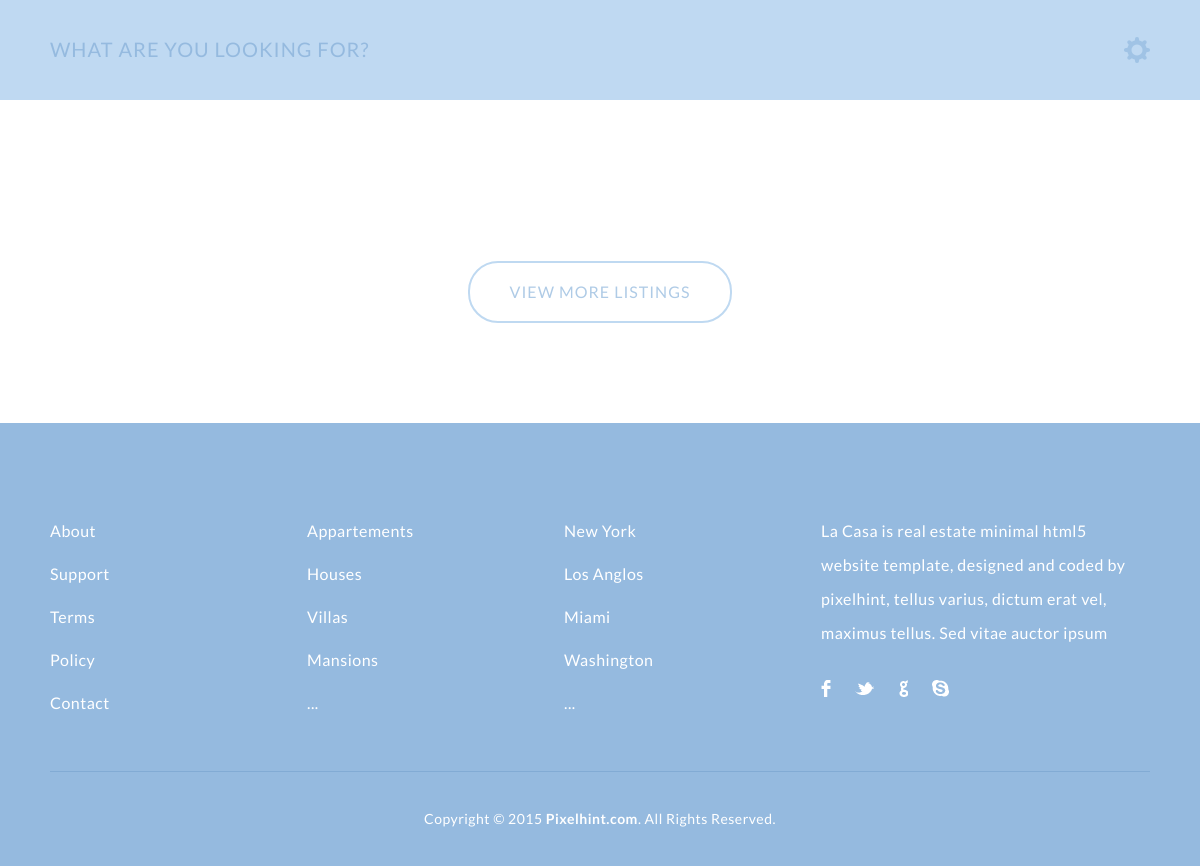
/ (lower part), run on an earlier commit of the app's database.
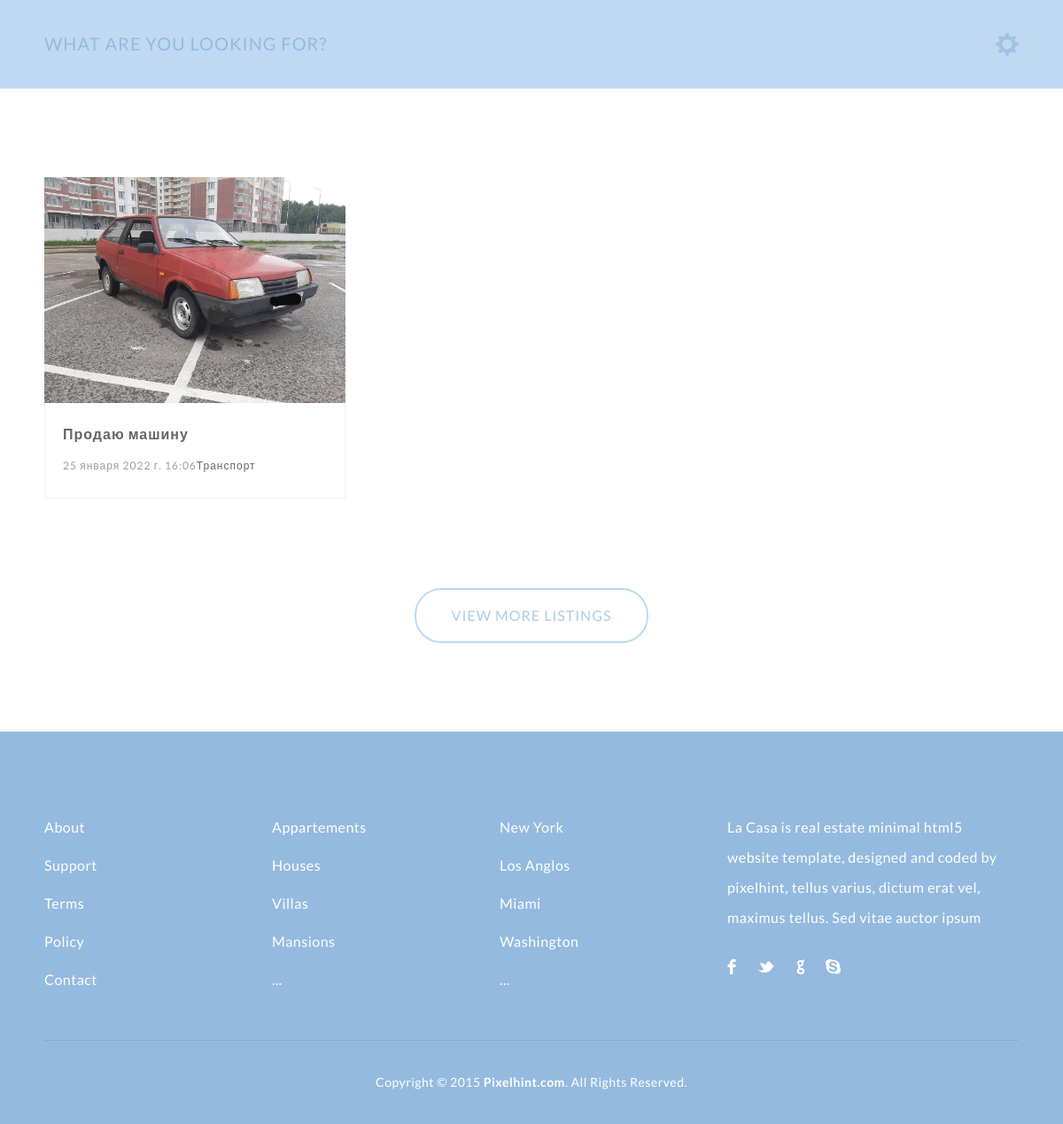
And on a later commit of the database.
### Bulletin/models.py (models this page shows, shortened)
class Post(models.Model):
    author = models.ForeignKey(User, on_delete=CASCADE)
    title = models.TextField(max_length=100, blank=False)
    description = models.TextField('Описание', max_length=1000, blank=False)
    image = models.ImageField(upload_to='posts/')
    date_pub = models.DateTimeField(default=timezone.now)
    date_edit = models.DateTimeField(default=timezone.now)
    category = models.ForeignKey(Category, verbose_name='Категория', blank=False, on_delete=models.SET_NULL, null=True)
    likes = models.ManyToManyField(User, blank=True, related_name='users_likes_it')
    contact = models.CharField(max_length=15)
    class Meta:
        verbose_name = 'Объявление'
        verbose_name_plural = 'Объявления'

class Category(models.Model):
    name = models.CharField('Категория', max_length=100)
    description = models.TextField('Описание')
    url = models.SlugField(max_length=100, unique=True)
    def __str__(self):
        return f'{self.name}'
    class Meta:
        verbose_name = 'Категория'
        verbose_name_plural = 'Категории'

### Bulletin/views.py (the view)
# urls.py: path('', views.IndexViews.as_view(), name='index'),
class IndexViews(View):
    def get(self, request):
        posts = Post.objects.all()
        return render(request,'BulletinBoard/index.html', {'post_list':posts})

### templates/BulletinBoard/index.html (shortened to what this page needs)
{% load static %}
<!DOCTYPE html>
<html lang="en">
<head>
	<link rel="stylesheet" type="text/css" href="{% static 'css/reset.css' %}" media="all">
	<link rel="stylesheet" type="text/css" href="{% static 'css/responsive.css' %}" media="all">
</head>
<body>
	<section class="search">
		<div class="wrapper">
			<form action="#" method="post">
				<input type="text" id="search" name="search" placeholder="What are you looking for?"  autocomplete="off"/>
			</form>
			<a href="#" class="advanced_search_icon" id="advanced_search_btn"></a>
		</div>
	</section>
	<section class="listings">
		<div class="wrapper">
			{% for posts in post_list %}
			<ul class="properties_list">
				<li>
					<a href="post/{{ posts.id }}">
						<img src="{{ posts.image.url }}" alt="" title="" class="property_img"/>
					</a>
					<div class="property_details">
						<h1>
							<a href="post/{{ posts.id }}">{{ posts.title }}</a>
						</h1>
						<h2>{{ posts.date_pub }}<span class="property_size">{{ posts.category }}</span></h2>
					</div>
				</li>
			</ul>
			{% endfor %}
			<div class="more_listing">
				<a href="#" class="more_listing_btn">View More Listings</a>
			</div>
		</div>
	</section>
	<footer>
		<div class="wrapper footer">
			<ul>
				<li class="links">
					<ul>
						<li><a href="#">About</a></li>
						<li><a href="#">Support</a></li>
						<li><a href="#">Terms</a></li>
						<li><a href="#">Policy</a></li>
						<li><a href="#">Contact</a></li>
					</ul>
				</li>
				<li class="links">
					<ul>
						<li><a href="#">Appartements</a></li>
						<li><a href="#">Houses</a></li>
						<li><a href="#">Villas</a></li>
						<li><a href="#">Mansions</a></li>
						<li><a href="#">...</a></li>
					</ul>
				</li>
				<li class="links">
					<ul>
						<li><a href="#">New York</a></li>
						<li><a href="#">Los Anglos</a></li>
						<li><a href="#">Miami</a></li>
						<li><a href="#">Washington</a></li>
						<li><a href="#">...</a></li>
					</ul>
				</li>
				<li class="about">
					<p>La Casa is real estate minimal html5 website template, designed and coded by pixelhint, tellus varius, dictum erat vel, maximus tellus. Sed vitae auctor ipsum</p>
					<ul>
						<li><a href="http://facebook.com/pixelhint" class="facebook" target="_blank"></a></li>
						<li><a href="http://twitter.com/pixelhint" class="twitter" target="_blank"></a></li>
						<li><a href="http://plus.google.com/+Pixelhint" class="google" target="_blank"></a></li>
						<li><a href="#" class="skype"></a></li>
					</ul>
				</li>
			</ul>
		</div>
		<div class="copyrights wrapper">
			Copyright © 2015 <a href="http://pixelhint.com" target="_blank" class="ph_link" title="Download more free Templates">Pixelhint.com</a>. All Rights Reserved.
		</div>
	</footer>
</body>
</html>

What changed in the data, as far as the page shows it:
added Post: image (picture), title "Продаю машину", date_pub "25 января 2022 г. 16:06", category "Транспорт"
